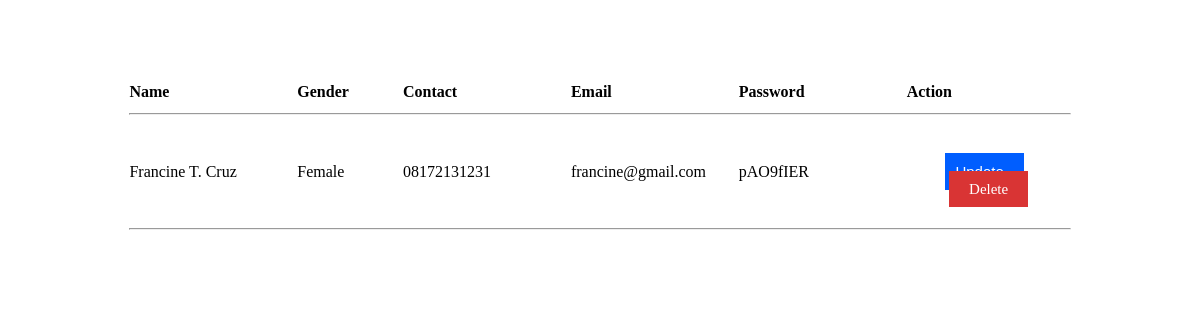
/admin/retriever.php, run on an earlier commit of the app's database.
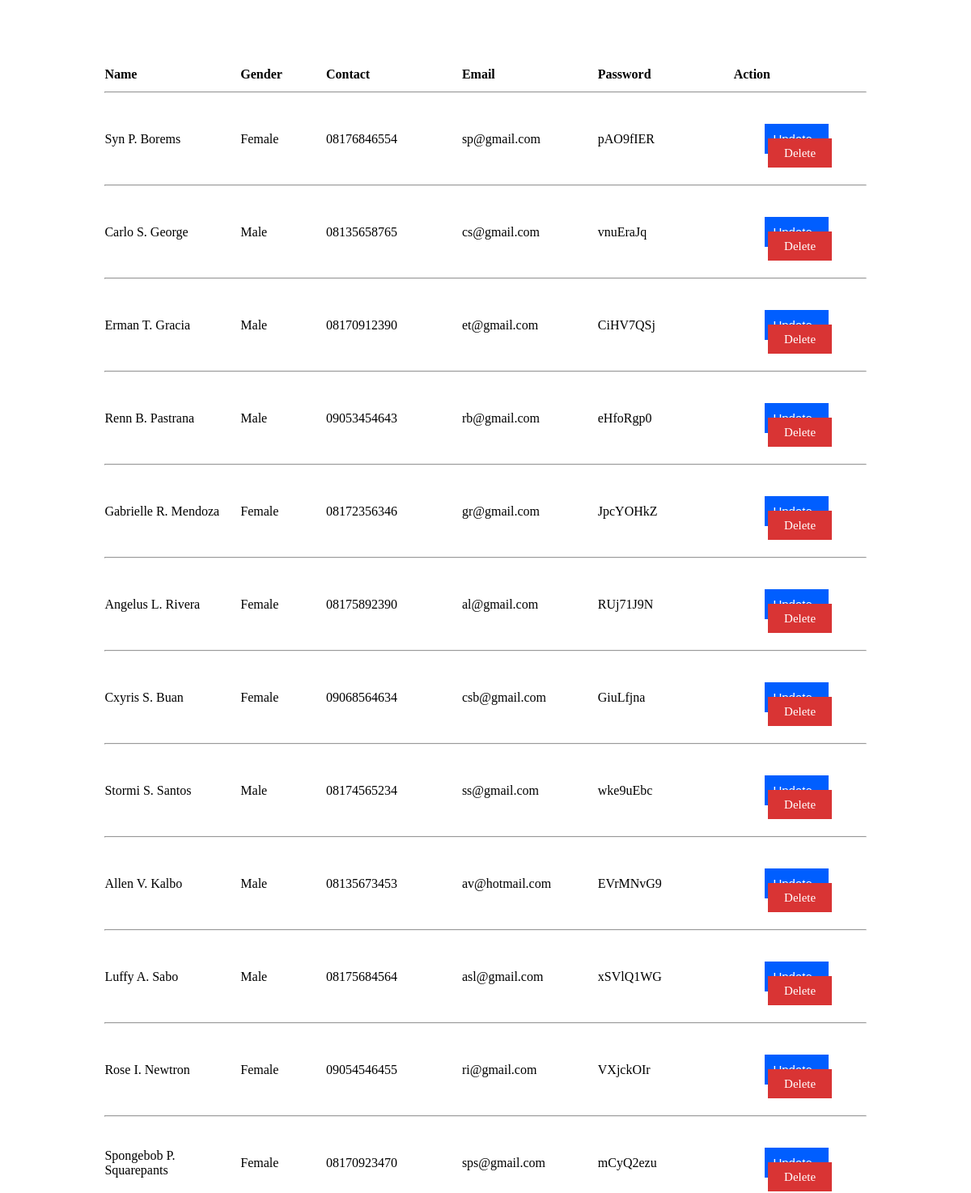
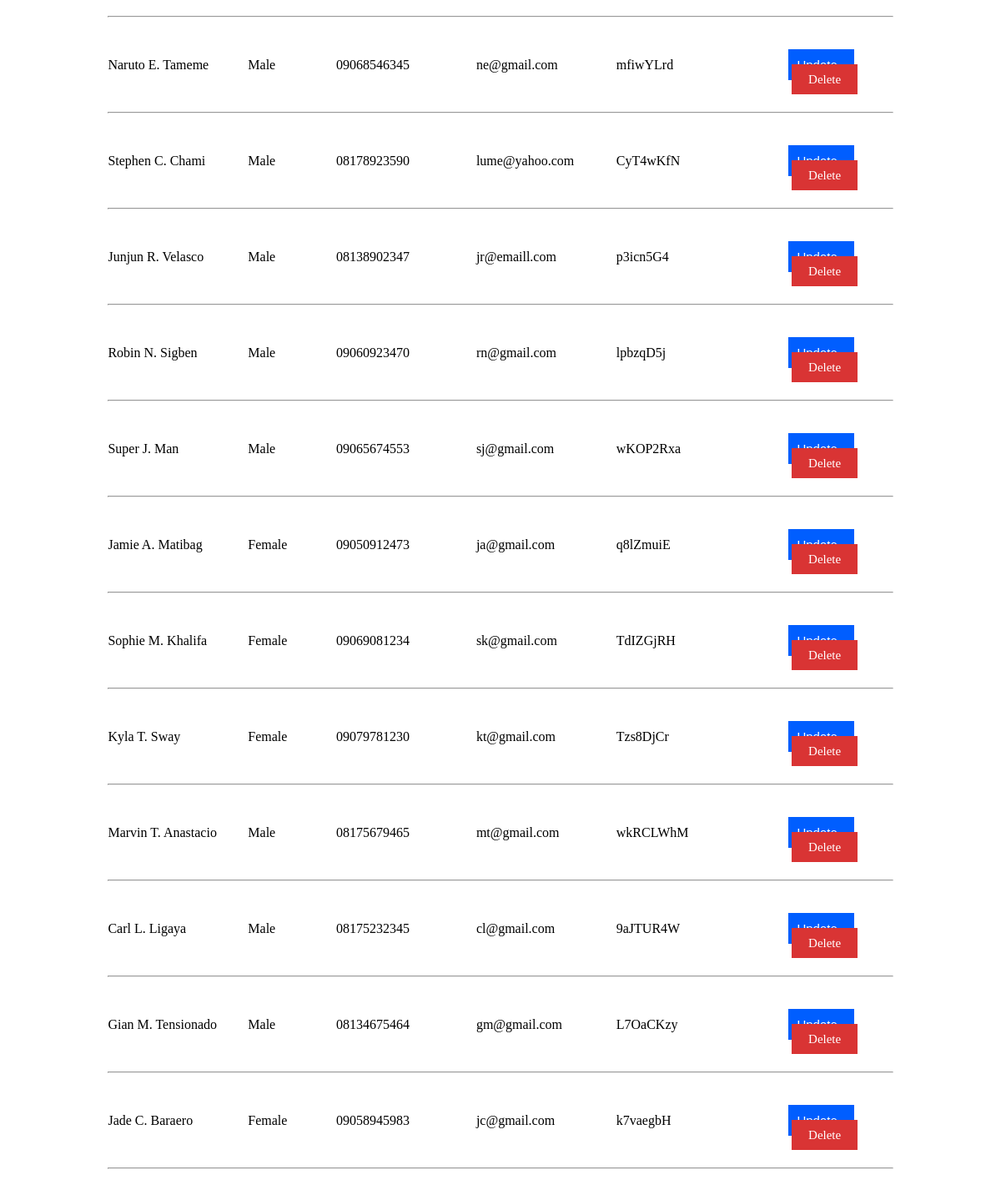
And on a later commit of the database (2 pictures, top to bottom).
### tables this page shows
CREATE TABLE `tbl_user` (
  `id_user` int(11) NOT NULL,
  `first_name` varchar(255) NOT NULL,
  `middle_name` varchar(255) NOT NULL,
  `last_name` varchar(255) NOT NULL,
  `gender` varchar(255) NOT NULL,
  `preffix` varchar(255) NOT NULL,
  `seven_digit` varchar(255) NOT NULL,
  `email` varchar(255) NOT NULL,
  `password` varchar(255) NOT NULL
);

### admin/retriever.php (the view, shortened to what this page needs)
<center>
<table border="0" width="80%">
<tr>
    <td width="16%"><b>Name</td>
    <td width="10%"><b>Gender</td>
    <td width="16%"><b>Contact</td>
    <td width="16%"><b>Email</td>
    <td width="16%"><b>Password</td>
    <td width="16%"><b>Action</td>
</tr>
<tr>
    <td colspan='6'><hr></td>
</tr>
<?php
include ("../connections.php");
$retrieve_query = mysqli_query($connections, "SELECT * FROM tbl_user");
while($row_users = mysqli_fetch_assoc($retrieve_query)){
    $id_user = $row_users["id_user"];
    $db_first_name = $row_users["first_name"];
    $db_middle_name = $row_users["middle_name"];
    $db_last_name = $row_users["last_name"];
    $db_gender = ucfirst($row_users["gender"]);
    $db_preffix = $row_users["preffix"];
    $db_seven_digit = $row_users["seven_digit"];
    $db_email = $row_users["email"];
    $db_password = $row_users["password"];
    $full_name = ucfirst($db_first_name) . " " . ucfirst($db_middle_name[0]) . ". " . ucfirst($db_last_name);
    $contact = $db_preffix.$db_seven_digit;
    $jScript = md5(rand(1,9));
    $newScript = md5(rand(1,9));
    $getUpdate = md5(rand(1,9));
    $getDelete = md5(rand(1,9));
    echo"
    <tr>
        <td>$full_name</td>
        <td>$db_gender</td>
        <td>$contact</td>
        <td>$db_email</td>
        <td>$db_password</td>
        <td>
            <center>
                <br>
                <br>
                <a href='?jScript=$jScript && newScript=$newScript && getUpdate=$getUpdate && id_user=$id_user' class='btn-update'>Update</a>
                &nbsp;
                <a href='?jScript=$jScript && newScript=$newScript && getDelete=$getDelete && id_user=$id_user' class='btn-delete'>Delete</a>
                <br>
                <br>
            </center>
        </td>
    </tr>";
    echo "
        <tr>
            <td colspan='6'><hr></td>
        </tr>
    ";
}
?>
</table>

### connections.php (style rules this page uses)
.btn-update { font-family: Arial; color: #ffffff; font-size: 15px; background: #005eff; padding: 10px 20px 10px 10px; text-decoration: none; }
.btn-delete { font-family: Georgia; color: #ffffff; font-size: 15px; background: #d93434; padding: 10px 20px 10px 20px; text-decoration: none; }

What changed in the data, as far as the page shows it:
changed tbl_user "pAO9fIER": full_name "Francine T. Cruz" → "Syn P. Borems"; contact "08172131231" → "08176846554"; email "francine@gmail.com" → "sp@gmail.com"
added tbl_user: full_name "Carlo S. George", gender "Male", contact "08135658765", email "cs@gmail.com", password "vnuEraJq"
added tbl_user: full_name "Erman T. Gracia", gender "Male", contact "08170912390", email "et@gmail.com", password "CiHV7QSj"
added tbl_user: full_name "Renn B. Pastrana", gender "Male", contact "09053454643", email "rb@gmail.com", password "eHfoRgp0"
added tbl_user: full_name "Gabrielle R. Mendoza", gender "Female", contact "08172356346", email "gr@gmail.com", password "JpcYOHkZ"
added tbl_user: full_name "Angelus L. Rivera", gender "Female", contact "08175892390", email "al@gmail.com", password "RUj71J9N"
added tbl_user: full_name "Cxyris S. Buan", gender "Female", contact "09068564634", email "csb@gmail.com", password "GiuLfjna"
added tbl_user: full_name "Stormi S. Santos", gender "Male", contact "08174565234", email "ss@gmail.com", password "wke9uEbc"
added tbl_user: full_name "Allen V. Kalbo", gender "Male", contact "08135673453", email "av@hotmail.com", password "EVrMNvG9"
added tbl_user: full_name "Luffy A. Sabo", gender "Male", contact "08175684564", email "asl@gmail.com", password "xSVlQ1WG"
added tbl_user: full_name "Rose I. Newtron", gender "Female", contact "09054546455", email "ri@gmail.com", password "VXjckOIr"
added tbl_user: full_name "Spongebob P. Squarepants", gender "Female", contact "08170923470", email "sps@gmail.com", password "mCyQ2ezu"
added tbl_user: full_name "Naruto E. Tameme", gender "Male", contact "09068546345", email "ne@gmail.com", password "mfiwYLrd"
added tbl_user: full_name "Stephen C. Chami", gender "Male", contact "08178923590", email "lume@yahoo.com", password "CyT4wKfN"
added tbl_user: full_name "Junjun R. Velasco", gender "Male", contact "08138902347", email "jr@emaill.com", password "p3icn5G4"
added tbl_user: full_name "Robin N. Sigben", gender "Male", contact "09060923470", email "rn@gmail.com", password "lpbzqD5j"
added tbl_user: full_name "Super J. Man", gender "Male", contact "09065674553", email "sj@gmail.com", password "wKOP2Rxa"
added tbl_user: full_name "Jamie A. Matibag", gender "Female", contact "09050912473", email "ja@gmail.com", password "q8lZmuiE"
added tbl_user: full_name "Sophie M. Khalifa", gender "Female", contact "09069081234", email "sk@gmail.com", password "TdIZGjRH"
added tbl_user: full_name "Kyla T. Sway", gender "Female", contact "09079781230", email "kt@gmail.com", password "Tzs8DjCr"
added tbl_user: full_name "Marvin T. Anastacio", gender "Male", contact "08175679465", email "mt@gmail.com", password "wkRCLWhM"
added tbl_user: full_name "Carl L. Ligaya", gender "Male", contact "08175232345", email "cl@gmail.com", password "9aJTUR4W"
added tbl_user: full_name "Gian M. Tensionado", gender "Male", contact "08134675464", email "gm@gmail.com", password "L7OaCKzy"
added tbl_user: full_name "Jade C. Baraero", gender "Female", contact "09058945983", email "jc@gmail.com", password "k7vaegbH"
